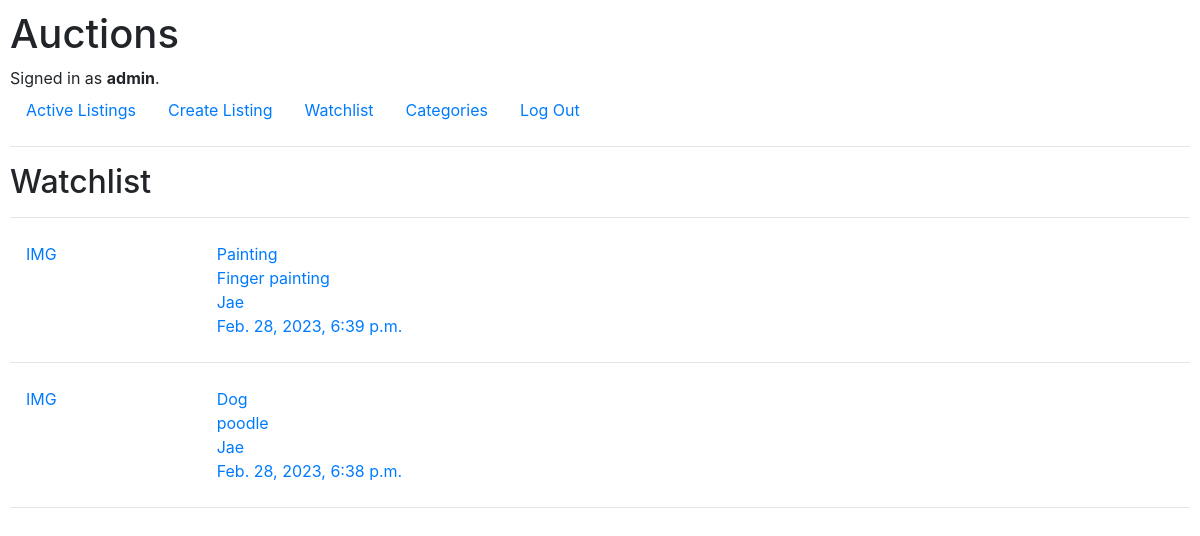
The page /watchlist (signed in) on the database as committed earlier.
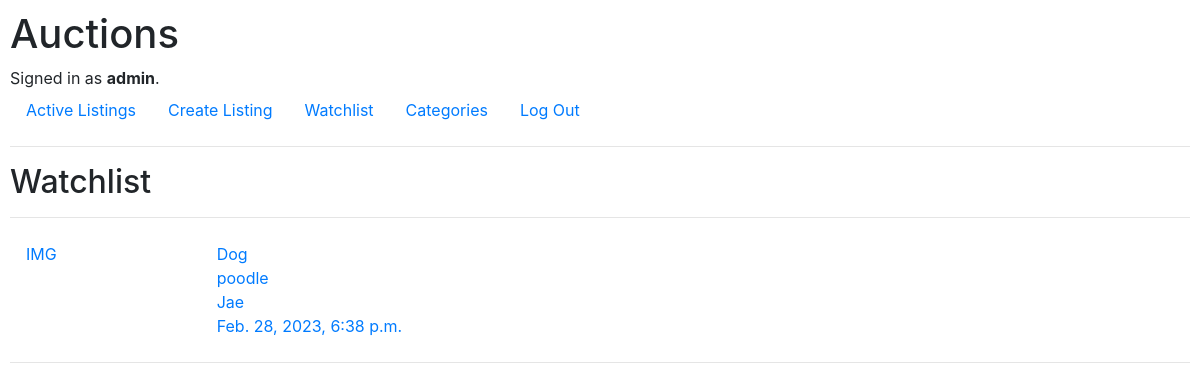
The same page on the database as committed later.
### auctions/models.py (models this page shows, shortened)
class Watchlist(models.Model):
    listing = models.ForeignKey(Listing, on_delete=models.CASCADE)
    user    = models.ForeignKey(User, on_delete=models.CASCADE)

class Listing(models.Model):
    title           = models.CharField(max_length=30)
    category        = models.ForeignKey(Category, null=True, on_delete=models.SET_NULL)
    condition       = models.ForeignKey(Condition, null=True, on_delete=models.SET_NULL)
    description     = models.TextField(max_length=300)
    start_dateTime  = models.DateTimeField(auto_now_add=True)
    end_dateTime    = models.DateTimeField(null=True, blank=True)
    seller          = models.ForeignKey(User, on_delete=models.CASCADE)
    starting_price  = models.DecimalField(max_digits=10, decimal_places=2, default=None)

class User(AbstractUser):
    pass

### auctions/views.py (the view)
# urls.py: path("watchlist", views.watchlist, name="watchlist"),
def watchlist(request):
    if request.GET.get("watch_listing"):
        if "add" in request.GET.get("watch_listing"):
            listing_id = request.GET.get("watch_listing").replace("add ", "")
            listing = Listing.objects.get(pk=listing_id)
            w = Watchlist(listing=listing, user=request.user)
            w.save()
            return HttpResponseRedirect(reverse("listing", args=listing_id))
        else:
            listing_id = request.GET.get("watch_listing").replace("remove ", "")
            listing = Listing.objects.get(pk=listing_id)
            Watchlist.objects.filter(listing=listing).get(user=request.user).delete()
            return HttpResponseRedirect(reverse("listing", args=listing_id))
    else:
        return render(request, "auctions/watchlist.html", {
            "watchlist" : Watchlist.objects.filter(user=request.user)
        })

### auctions/templates/auctions/watchlist.html
{% extends "auctions/layout.html" %}
{% block body %}
    <h2>Watchlist</h2>
    {% for item in watchlist %}
        <hr>
        <a class="nav-link" href="{% url 'listing' item.listing.id %}">
            <div class="listing-row">
                <div>
                    <p> IMG</p>
                </div>
                <div>
                    {{ item.listing.title }} <br>
                    {{ item.listing.description }} <br>
                    {{ item.listing.seller }} <br>
                    {{ item.listing.end_dateTime }}
                </div>
            </div>
        </a>
    {% endfor %}
    <hr>
{% endblock %}

Rows that differ between the two databases and show on the page:
removed Watchlist: listing "Painting", listing.description "Finger painting", listing.seller "Jae", listing.end_dateTime "Feb. 28, 2023, 6:39 p.m."
